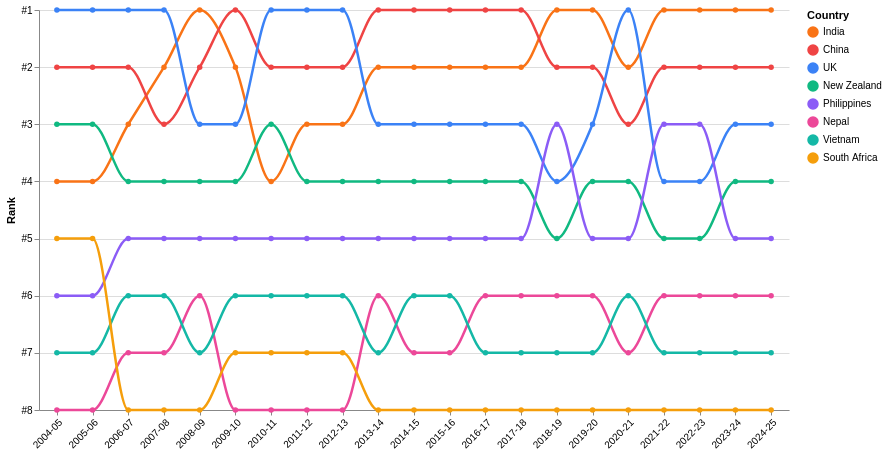

Source (Vega-Lite JSON):
### Vega-Lite specification from a JSON file in a GitHub repository (floating-point values rounded to 4 significant figures; data arrays with more than 128 entries replaced by an {"elided": "..."} marker saying what was removed)
{"$schema": "https://vega.github.io/schema/vega-lite/v5.json", "width": 750, "height": 400, "background": "#ffffff", "config": {"view": {"stroke": null}}, "layer": [{"data": {"values": {"elided": "168 records"}}, "mark": {"type": "line", "point": true, "strokeWidth": 2.5, "interpolate": "monotone"}, "encoding": {"x": {"field": "year", "type": "ordinal", "axis": {"labelAngle": -45, "title": null, "labelFontSize": 10}}, "y": {"field": "rank", "type": "quantitative", "sort": "ascending", "scale": {"domain": [1, 8], "reverse": true}, "axis": {"title": "Rank", "values": [1, 2, 3, 4, 5, 6, 7, 8], "labelExpr": "'#' + datum.value"}}, "color": {"field": "country", "type": "nominal", "scale": {"domain": ["India", "China", "UK", "New Zealand", "Philippines", "Nepal", "Vietnam", "South Africa"], "range": ["#f97316", "#ef4444", "#3b82f6", "#10b981", "#8b5cf6", "#ec4899", "#14b8a6", "#f59e0b"]}, "legend": {"title": "Country", "orient": "right"}}, "tooltip": [{"field": "year", "title": "Year"}, {"field": "country", "title": "Country"}, {"field": "rank", "title": "Rank", "formatType": "number"}]}}]}
